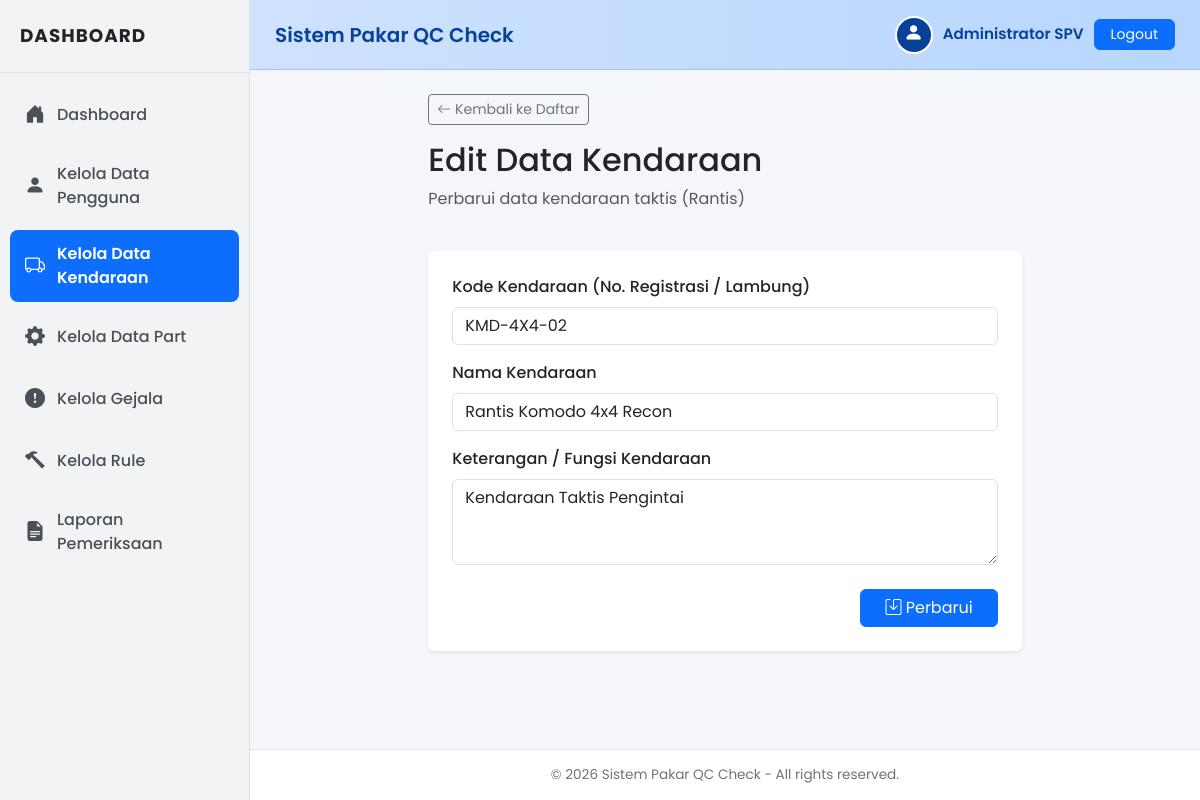
Screenshot of /kendaraan/edit.php?id=2 (signed in) with the database file from the repository.
### tables this page shows
CREATE TABLE `kendaraan` (
  `id_kendaraan` int(11) NOT NULL AUTO_INCREMENT,
  `kode_kendaraan` varchar(50) NOT NULL,
  `nama_kendaraan` varchar(100) NOT NULL,
  `keterangan` text DEFAULT NULL,
  PRIMARY KEY (`id_kendaraan`),
  UNIQUE KEY `kode_kendaraan` (`kode_kendaraan`)
);

### kendaraan/edit.php (the view, shortened to what this page needs)
<?php
include "../koneksi.php";
$id = isset($_GET['id']) ? intval($_GET['id']) : 0;
$stmt_select = mysqli_prepare($conn, "SELECT * FROM kendaraan WHERE id_kendaraan = ?");
mysqli_stmt_bind_param($stmt_select, "i", $id);
mysqli_stmt_execute($stmt_select);
$result = mysqli_stmt_get_result($stmt_select);
$kdr = mysqli_fetch_assoc($result);
include "../templates/header.php";
?>
<div class="row mb-4">
    <div class="col-md-8 mx-auto">
        <a href="index.php" class="btn btn-outline-secondary btn-sm mb-3">
            <i class="bi bi-arrow-left"></i> Kembali ke Daftar
        </a>
        <h2>Edit Data Kendaraan</h2>
        <p class="text-muted">Perbarui data kendaraan taktis (Rantis)</p>
    </div>
</div>
<div class="row">
    <div class="col-md-8 mx-auto">
        <div class="card shadow-sm border-0 p-4">
            <form method="POST" action="">
                <div class="mb-3">
                    <label for="kode_kendaraan" class="form-label fw-medium">Kode Kendaraan (No. Registrasi / Lambung)</label>
                    <input type="text" name="kode_kendaraan" id="kode_kendaraan" class="form-control" placeholder="Contoh: ANOA-6X6-04" required value="<?php echo htmlspecialchars(isset($_POST['kode_kendaraan']) ? $_POST['kode_kendaraan'] : $kdr['kode_kendaraan']); ?>">
                </div>
                <div class="mb-3">
                    <label for="nama_kendaraan" class="form-label fw-medium">Nama Kendaraan</label>
                    <input type="text" name="nama_kendaraan" id="nama_kendaraan" class="form-control" placeholder="Contoh: Panser Anoa APC 6x6" required value="<?php echo htmlspecialchars(isset($_POST['nama_kendaraan']) ? $_POST['nama_kendaraan'] : $kdr['nama_kendaraan']); ?>">
                </div>
                <div class="mb-3">
                    <label for="keterangan" class="form-label fw-medium">Keterangan / Fungsi Kendaraan</label>
                    <textarea name="keterangan" id="keterangan" class="form-control" rows="3" placeholder="Masukkan keterangan singkat kendaraan..."><?php echo htmlspecialchars(isset($_POST['keterangan']) ? $_POST['keterangan'] : $kdr['keterangan']); ?></textarea>
                </div>
                <div class="mt-4 text-end">
                    <button type="submit" name="submit" class="btn btn-primary px-4">
                        <i class="bi bi-save"></i> Perbarui
                    </button>
                </div>
            </form>
        </div>
    </div>
</div>
<?php
include "../templates/footer.php";
?>

### templates/header.php (style rules this page uses)
body { font-family: 'Poppins', sans-serif; background-color: #f4f6f9; overflow-x: hidden; display: flex; min-height: 100vh; }

### rows the page displays
kendaraan: kode_kendaraan "KMD-4X4-02", nama_kendaraan "Rantis Komodo 4x4 Recon", keterangan "Kendaraan Taktis Pengintai"

### other values shown
$_SESSION['nama'] "Administrator SPV"
